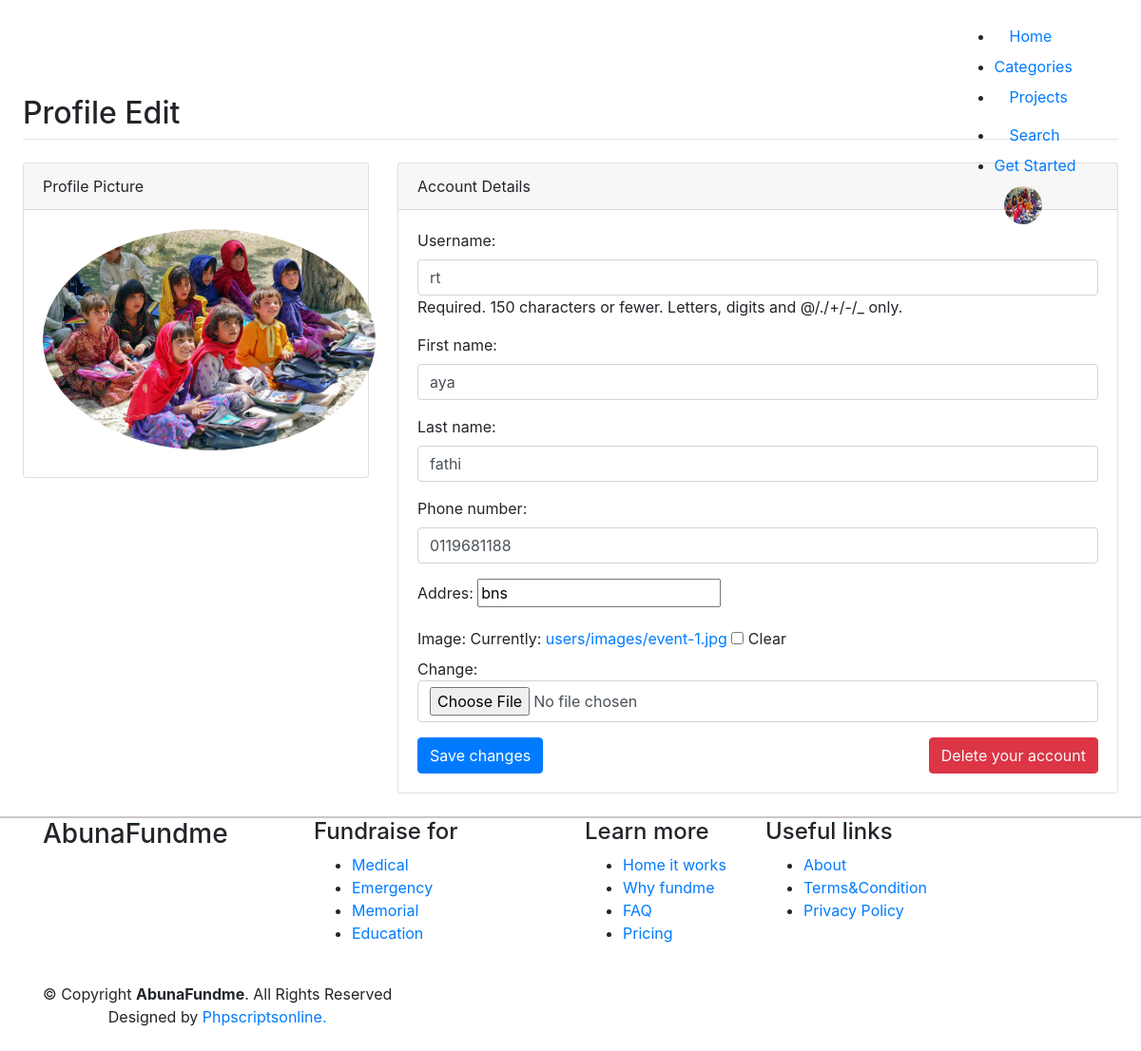
Page /accounts/profile/edit (signed in) on the earlier database version.
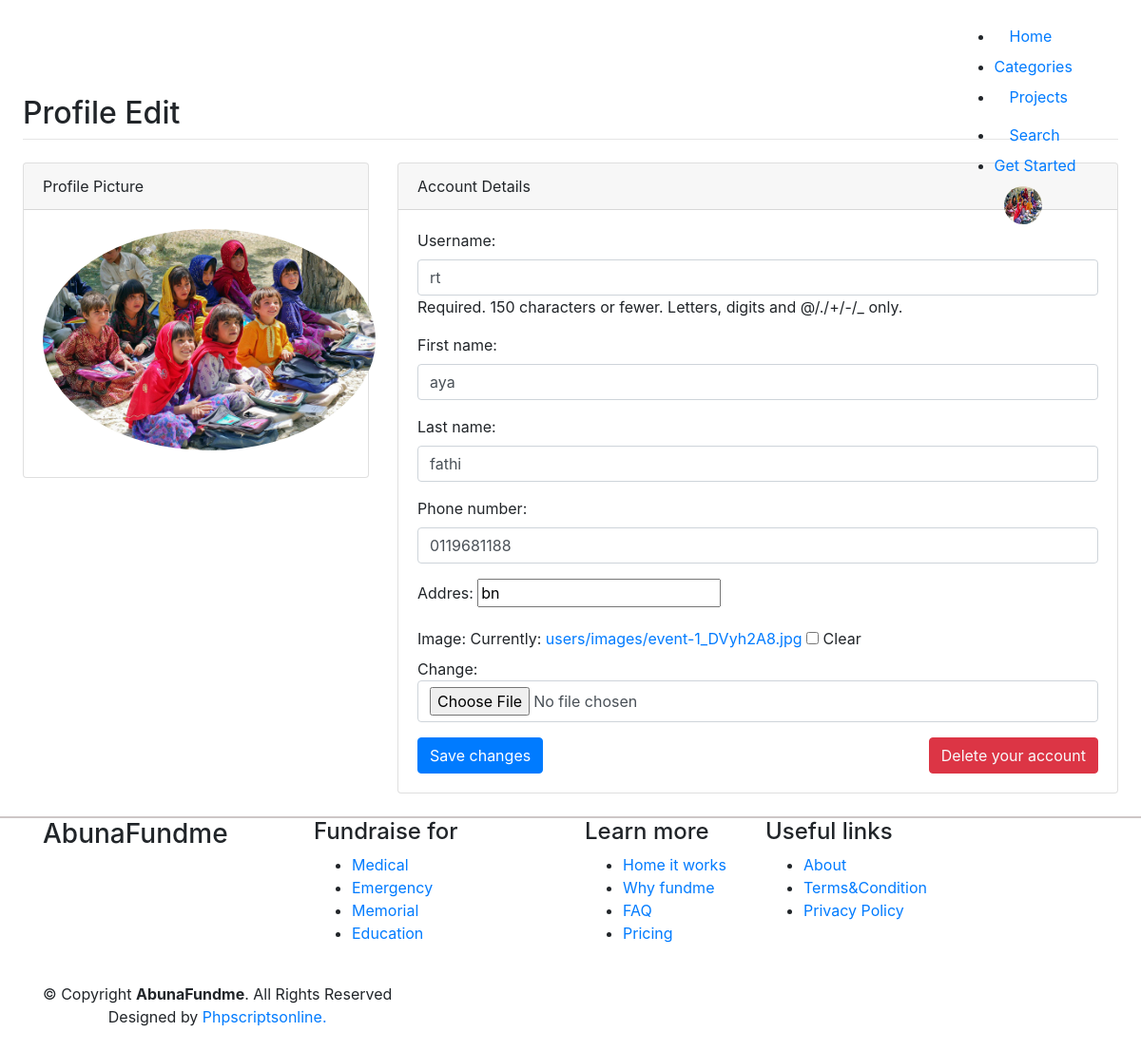
Same page on the later database version.
### account/models.py (models this page shows, shortened)
class Profile(models.Model):
    user = models.OneToOneField(User , on_delete=models.CASCADE)
    phone_number = models.CharField(max_length=15,null=True , blank=True)
    addres = models.CharField(max_length=50 , blank=True, null=True)
    image= models.ImageField(upload_to='users/images',blank=True,null=True)

### account/views.py (the view)
# urls.py: path('profile/edit',views.profile_edit , name='profile_edit'),
def profile_edit(request):
    profile = Profile.objects.get(user=request.user)
    if request.method == 'POST':
        userform = UserForm(request.POST , instance=request.user)
        profile_form = ProfileForm(request.POST ,request.FILES, instance=profile)
        if userform.is_valid() and profile_form.is_valid():
            userform.save()
            profile_form.save()
            return redirect('/')
    else:
        userform = UserForm(instance=request.user)
        profile_form = ProfileForm(instance=profile)
    return render(request,'profile/profile_edit.html',{
        'userform' : userform ,
        'profileform' : profile_form ,
        })

### account/forms.py
class UserForm(forms.ModelForm):
    class Meta:
        model = User
        fields = ['username' ,'first_name','last_name']
        widgets = {
            'username': forms.TextInput(attrs={'class': 'form-control'}),
            'first_name': forms.TextInput(attrs={'class': 'form-control'}),
            'last_name': forms.TextInput(attrs={'class': 'form-control'}),
        }

class ProfileForm(forms.ModelForm):
    class Meta:
        model = Profile
        fields = ['phone_number' , 'addres','image']
        widgets = {
            'phone_number': forms.TextInput(attrs={'class': 'form-control'}),
            'address': forms.TextInput(attrs={'class': 'form-control'}),
            'image': forms.ClearableFileInput(attrs={'class': 'form-control'}),
        }

### account/templates/profile/profile_edit.html (shortened to what this page needs)
{% extends "base.html" %}
{% block content %}
<div class="container-xl px-4 mt-4">
    <h2>Profile Edit</h2>
    <hr class="mt-0 mb-4">
    <div class="row">
    <div class="col-xl-4">
    <div class="card mb-4 mb-xl-0">
    <div class="card-header">Profile Picture</div>
    <div class="card-body text-center">
        {% if user.profile.image %}
        <img src="{{user.profile.image.url}}" class="img-account-profile rounded-circle mb-2" width="350px" alt="{{project.user.username}}">
         {% else %}
         <img class="img-account-profile rounded-circle mb-2" src="http://bootdey.com/img/Content/avatar/avatar1.png" alt>
        {% endif %}
    </div>
    </div>
    </div>
    <div class="col-xl-8">
    <div class="card mb-4">
    <div class="card-header">Account Details</div>
    <div class="card-body">
    <form method="POST" enctype="multipart/form-data">
    {{userform.as_p}}
    {{profileform.as_p}}
    <button class="btn btn-primary" type="submit">Save changes</button>
    <button class="btn btn-danger " style="float: right;" > <a href="{% url 'delete_account' %}" class="text-light">Delete your account</a></button>
    </form>
    </div>
    </div>
    </div>
    </div>
    </div>
{%endblock%}

Differences in the rows shown:
changed Profile: addres "bns" → "bn"
Other differences:
text no longer shown: "Phone number: Addres: Image: Currently: users/images/event-1.jpg Clear Change:"
text now shown: "Phone number: Addres: Image: Currently: users/images/event-1_DVyh2A8.jpg Clear Change:"
